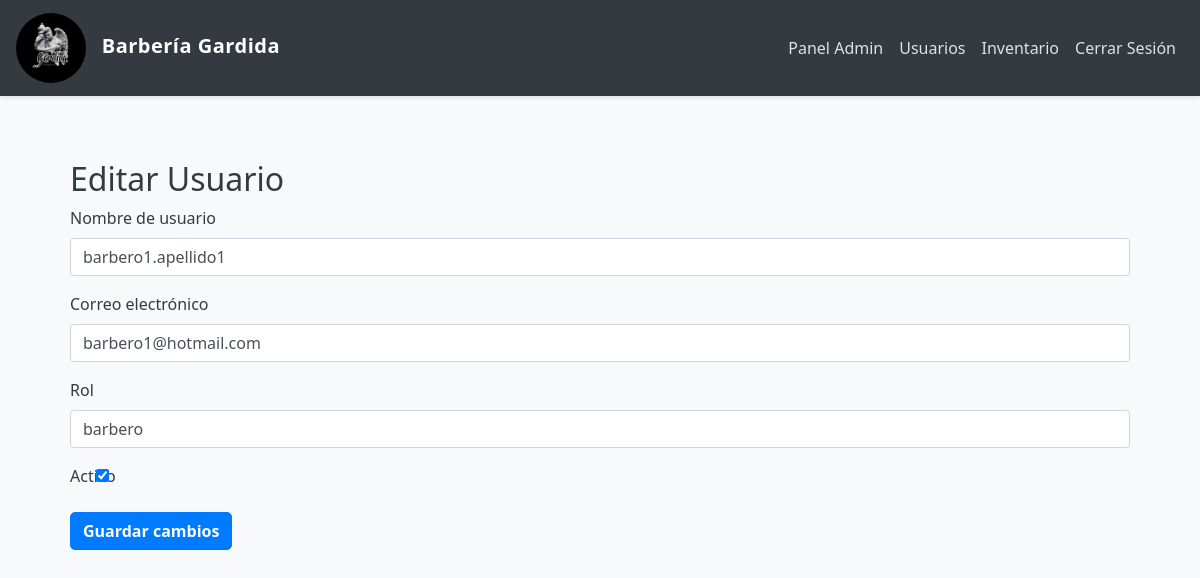
The page /editar_usuario/2 (signed in) on the database as committed earlier.
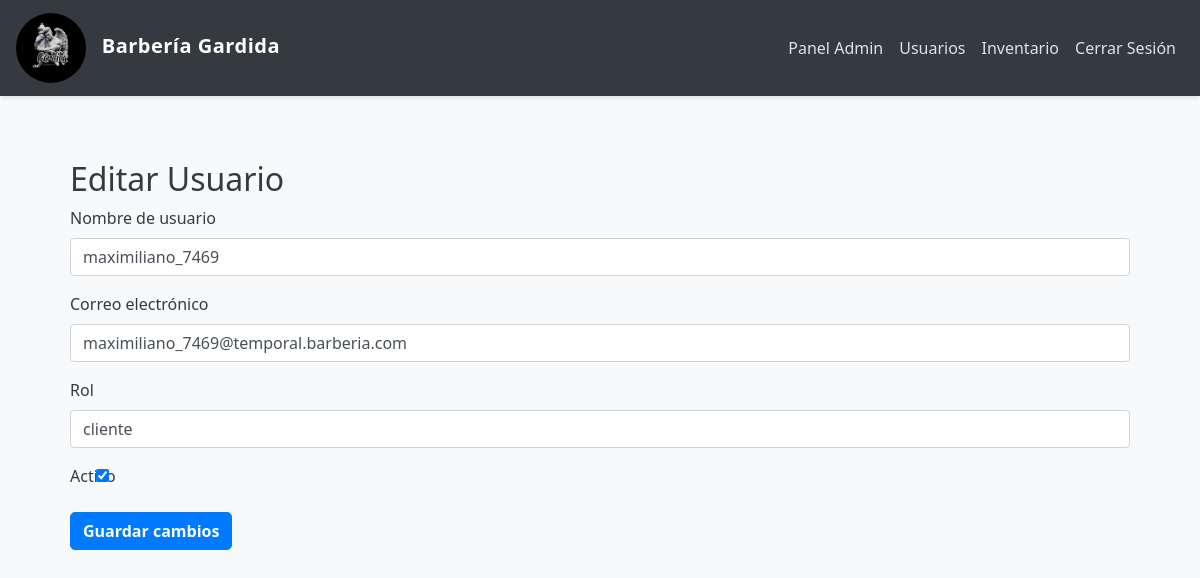
The same page on the database as committed later.
### app/models.py (models this page shows, shortened)
class User(UserMixin, db.Model):
    __tablename__ = 'user'
    id = db.Column(db.Integer, primary_key=True)
    username = db.Column(db.String(150), unique=True, nullable=False)
    email = db.Column(db.String(150), unique=True, nullable=False)
    nombre = db.Column(db.String(64))
    apellido = db.Column(db.String(64))
    password = db.Column(db.String(150), nullable=False)
    role = db.Column(db.String(50), nullable=False, default='cliente')
    fecha_registro = db.Column(db.DateTime, default=datetime.utcnow)
    activo = db.Column(db.Boolean, default=True)
    is_guest = db.Column(db.Boolean, default=False)
    phone = db.Column(db.String(20))
    citas_como_cliente = db.relationship('Cita',
                                      foreign_keys='Cita.cliente_id',
                                      back_populates='cliente',
                                      lazy='dynamic')
    citas_como_administrador = db.relationship('Cita',
                                            foreign_keys='Cita.admin_id',
                                            back_populates='administrador',
                                            lazy='dynamic')
    admin_profile = db.relationship('Admin',
                                 back_populates='user',
                                 uselist=False,
                                 cascade='all, delete-orphan')
    barbero_profile = db.relationship('Barbero',
                                   back_populates='user',
                                   uselist=False,
                                   cascade='all, delete-orphan')
    @property
    def is_admin(self):
        return self.role == 'admin'
    @property
    def is_barbero(self):
        return self.role == 'barbero'
    @property
    def is_cliente(self):
        return self.role == 'cliente'

### app/routes.py (the view, shortened to what this page needs)
@main_routes.route('/editar_usuario/<int:id>', methods=['GET', 'POST'])
@login_required  # Asegúrate de que el usuario esté logueado
def editar_usuario(id):
    usuario = User.query.get(id)  # Aquí 'User' es tu modelo de usuario
    if usuario is None:
        return redirect(url_for('main_routes.gestion_usuarios'))
    form = EditarUsuarioForm(obj=usuario)  # Asegúrate de que 'EditarUsuarioForm' esté bien definido
    return render_template('admin/editar_usuario.html', form=form, usuario=usuario)

### app/models.py
class EditarUsuarioForm(FlaskForm):
    username = StringField('Nombre de usuario', validators=[DataRequired()])
    email = StringField('Correo electrónico', validators=[DataRequired(), Email()])
    role = StringField('Rol', validators=[DataRequired()])
    activo = BooleanField('Activo')
    submit = SubmitField('Guardar cambios')

### app/__init__.py (called while the page is built)
def create_app():
    app = Flask(__name__)
    app.config.from_object(Config)  # Usa la configuración desde Config
    db.init_app(app)
    migrate.init_app(app, db)
    login_manager.init_app(app)
    Config.print_database_info()
    from app.routes import main_routes  # Importa blueprint de routes
    from app.auth import auth_routes  # Si tienes rutas de autenticación, importa el blueprint de auth
    app.register_blueprint(main_routes)  # Registra el blueprint de rutas
    app.register_blueprint(auth_routes)  # Registra el blueprint de autenticación
    @login_manager.user_loader
    def load_user(user_id):
        from app.models import User  # Evitar circularidad importando dentro de la función
        return User.query.get(int(user_id))
    return app

### app/templates/admin/editar_usuario.html (shortened to what this page needs)
{% extends "shared/base.html" %}
{% block content %}
<div class="container">
    <h2>Editar Usuario</h2>
    <form method="POST">
        <div class="form-group">
            <label for="username">Nombre de usuario</label>
            {{ form.username(class="form-control", id="username") }}
        </div>
        <div class="form-group">
            <label for="email">Correo electrónico</label>
            {{ form.email(class="form-control", id="email") }}
        </div>
        <div class="form-group">
            <label for="role">Rol</label>
            {{ form.role(class="form-control", id="role") }}
        </div>
        <div class="form-group">
            <label for="activo">Activo</label>
            {{ form.activo(class="form-check-input", id="activo") }}
        </div>
        <div class="form-group">
            {{ form.submit(class="btn btn-primary") }}
        </div>
    </form>
</div>
{% endblock %}

Rows that differ between the two databases and show on the page:
changed User: username "barbero1.apellido1" → "maximiliano_7469"; email "barbero1@hotmail.com" → "maximiliano_7469@temporal.barberia.com"; role "barbero" → "cliente"
